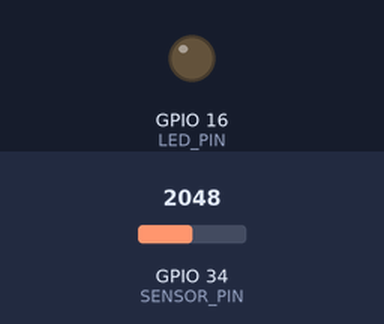
The sketch below on a simulated ESP32. Shown: output pins drawn as LEDs (lit = HIGH). The inputs (shaded band) are chosen by the test bench; at power-on: GPIO 34 (SENSOR_PIN) = 2048. WiFi joins after 1.5 s; servers stay silent unless stated; no MQTT or app messages arrive unless stated; what the sketch prints to the serial monitor is not drawn.

Above: at 0.1 s.
At 1.6 s:
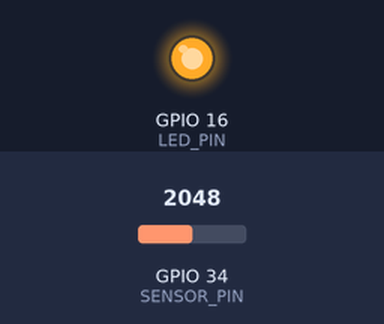
Timing chart, 0 to 3.1 s (numbered marks = the images above):
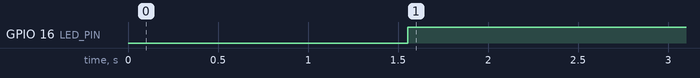

Measured:
- by itself, GPIO 16 (LED_PIN): LOW → HIGH at 1.6 s

The sketch:

esp32_dustsensor.ino
```cpp
#include <WiFi.h>
#include <WiFiClientSecure.h>
#include <PubSubClient.h>

// WiFi Credentials
const char* ssid = "TP-Link_71CA";
const char* password = "51064662";

// HiveMQ Cloud MQTT Credentials
const char* mqtt_server = "90b29742af9a4082b6ba911301a453be.s1.eu.hivemq.cloud";
const int mqtt_port = 8883;  // Secure MQTT (TLS)
const char* mqtt_user = "abcd1234";
const char* mqtt_password = "Abcd1234";

// MQTT Topic
const char* mqtt_topic_dust = "esp32/dustsensor";

// GP2Y10 Sensor Pins
#define LED_PIN 16      // LED Control
#define SENSOR_PIN 34   // GP2Y10 Analog Output

// Secure WiFi & MQTT Clients
WiFiClientSecure espClient;
PubSubClient client(espClient);

void setup_wifi() {
    Serial.print("Connecting to WiFi...");
    WiFi.begin(ssid, password);
    while (WiFi.status() != WL_CONNECTED) {
        delay(500);
        Serial.print(".");
    }
    Serial.println("\nWiFi Connected.");
}

void reconnect_mqtt() {
    while (!client.connected()) {
        Serial.print("Connecting to MQTT...");
        espClient.setInsecure();  // Skip TLS certificate validation
        if (client.connect("ESP32_Dust", mqtt_user, mqtt_password)) {
            Serial.println("Connected to MQTT!");
        } else {
            Serial.print("Failed, retrying...");
            delay(5000);
        }
    }
}

void setup() {
    Serial.begin(115200);
    setup_wifi();

    // MQTT Setup
    espClient.setInsecure();  // Ignore SSL cert verification
    client.setServer(mqtt_server, mqtt_port);

    pinMode(LED_PIN, OUTPUT);
}

void loop() {
    if (!client.connected()) {
        reconnect_mqtt();
    }
    client.loop();

    // Read Dust Sensor
    digitalWrite(LED_PIN, LOW);  // Turn LED ON
    delayMicroseconds(280);  // Recommended timing
    int dust_value = analogRead(SENSOR_PIN);  // Read analog output
    digitalWrite(LED_PIN, HIGH);  // Turn LED OFF

    // Publish data to MQTT
    String payload = "{\"dust_level\": " + String(dust_value) + "}";
    Serial.println("Publishing: " + payload);
    client.publish(mqtt_topic_dust, payload.c_str());

    delay(1000);  // Send data every 5 seconds
}
```
